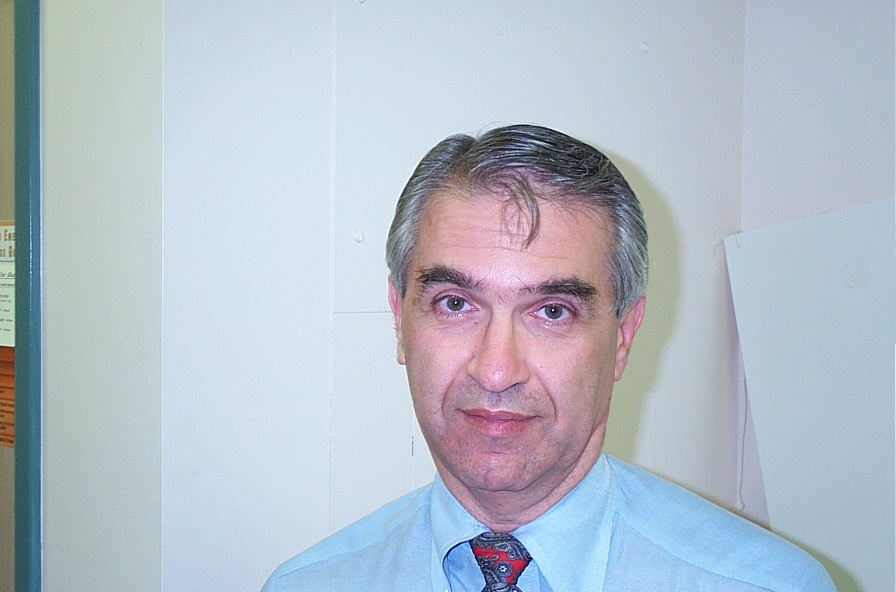
#> input picture image_0105.jpg, 896 x 592 px
$ python FaceBlurringScript.py image_0105.jpg
#> lines starting #> are read from the running program, lines starting #| are printed output that depends on the picture; after the words box and inside, x2 and y2 are one past the last pixel; in counts of white or black regions, pixels touching at a corner belong together
import cv2
import numpy as np
import sys, math
from random import randint

def expand(face):
    rows, columns, channels = face.shape
    for row in range(0,rows):
        for col in range(0,columns):
            face[row,col] = face[0,0]

def pixelface(face, bluramount):
    rows, columns, channels = face.shape
    #fill
    if (rows <= bluramount or columns <= bluramount):
        expand(face)
        return

    #divide into 4 pieces
    facepart = []
    for j in range(0,2):
        for i in range(0,2):
            #coordinates
            xstart  = int(math.floor(i * (rows/2)))
            xend    = int(math.ceil((i+1)*(rows/2)))
            ystart  = int(math.floor(j*(columns/2)))
            yend    = int(math.ceil((j+1)*(columns/2)))

            facepart.append(face[xstart:xend, ystart:yend])
            # print(len(facepart))
            # print("part " + str(i*(rows/2)) + " to " + str((i+1)*(rows/2)))
            # print("part " + str(j*(columns/2)) + " to " + str((j+1)*(columns/2)) + "\n")

    #recursive pieces
    for i in range(0,4):
        pixelface(facepart[i], bluramount)


imname=sys.argv[1]
colorim=cv2.imread(imname,1)
#> colorim is the input picture: shape (592, 896, 3); mean B, G, R 201.2, 189.8, 180.3
raw_image=cv2.imread(imname,1) #loads a random grayscale image from directory
greyscale=cv2.cvtColor(raw_image,cv2.COLOR_BGR2GRAY)
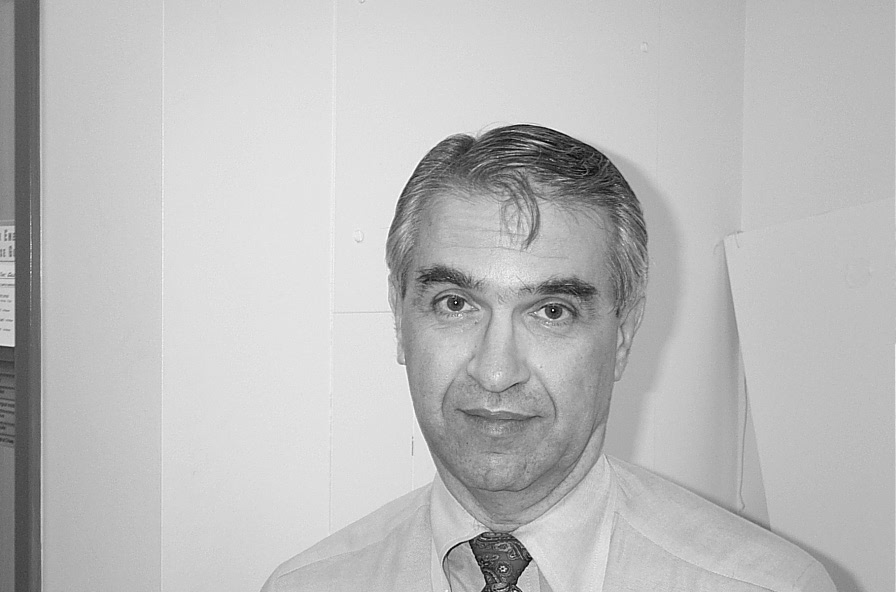
#> greyscale: shape (592, 896); min 1, max 253, mean 188.3
equalized=cv2.equalizeHist(greyscale)
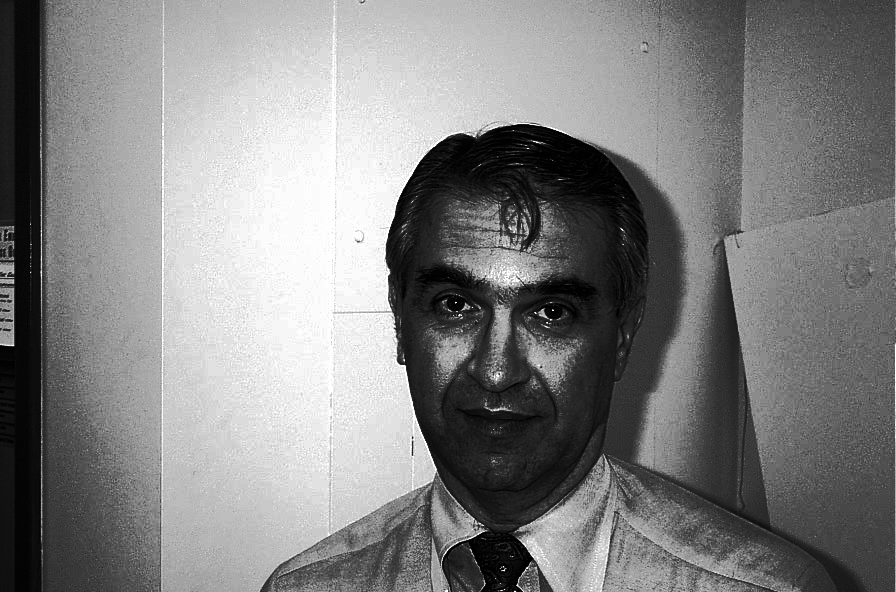
#> equalized: shape (592, 896); min 0, max 255, mean 129.3

#Haar-cascade classifier for face, pre-built in OpenCV
face_cascade=cv2.CascadeClassifier('D:\OpenCV\opencv\sources\data\haarcascades\haarcascade_frontalface_default.xml')
#face_cascade=cv2.CascadeClassifier('C:\Users\harse\Desktop\Python Projects\opencv-3.4.1\data\haarcascades\haarcascade_frontalface_default.xml')
faces=face_cascade.detectMultiScale(equalized,1.05,5,5) #outputs a list of rectangles of face bounding boxes
#> faces = [[361, 202, 282, 282]]
i=1
crop_image=[[]]
for (x,y,w,h) in faces: #faces is a list containing bounding box coordinates and dimensions
    crop_image.append(raw_image[y:y+h,x:x+w])

    #blur face
    pixelface(crop_image[i], int(0.08*(crop_image[i].shape[0])))

    i=i+1
    cv2.rectangle(raw_image,(x,y),(x+w,y+h),(255,0,0),2)
#> this loop made 1 pass
#> (x, y, w, h) on pass 1: (361, 202, 282, 282)
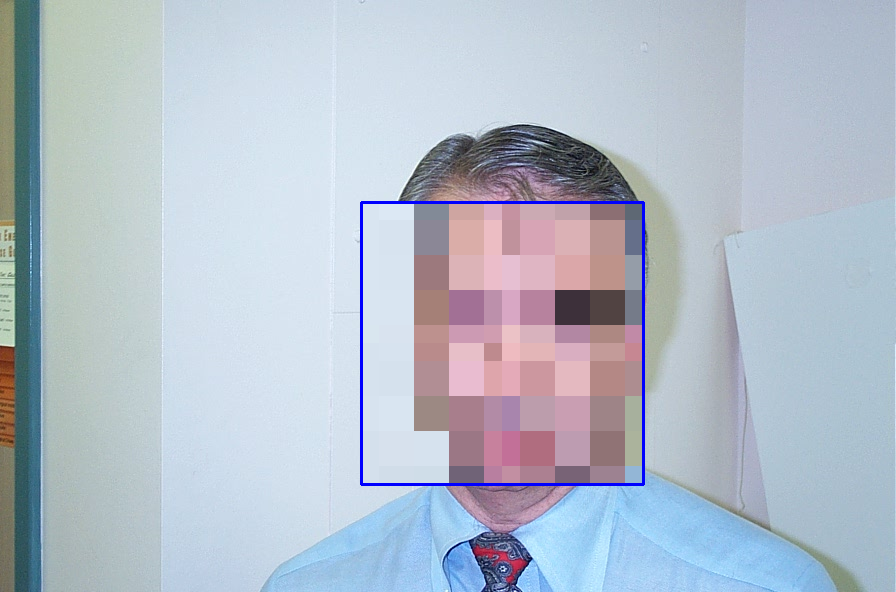
#> raw_image: shape (592, 896, 3); 15.05% of pixels changed, all inside (x1, y1, x2, y2) = (360, 201, 645, 486)


cv2.imshow('Face Detected', raw_image)
cv2.waitKey(0)
cv2.destroyAllWindows()

$ run again, on image_0305.jpg
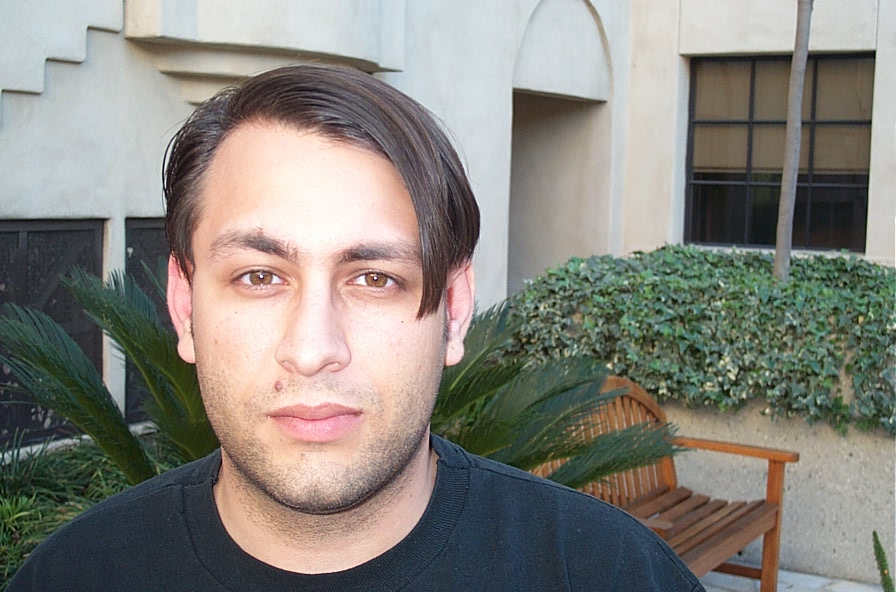
#> input picture image_0305.jpg, 896 x 592 px
#> colorim is the input picture: shape (592, 896, 3); mean B, G, R 124.8, 131.6, 134.3
#> `equalized=cv2.equalizeHist(greyscale)`:
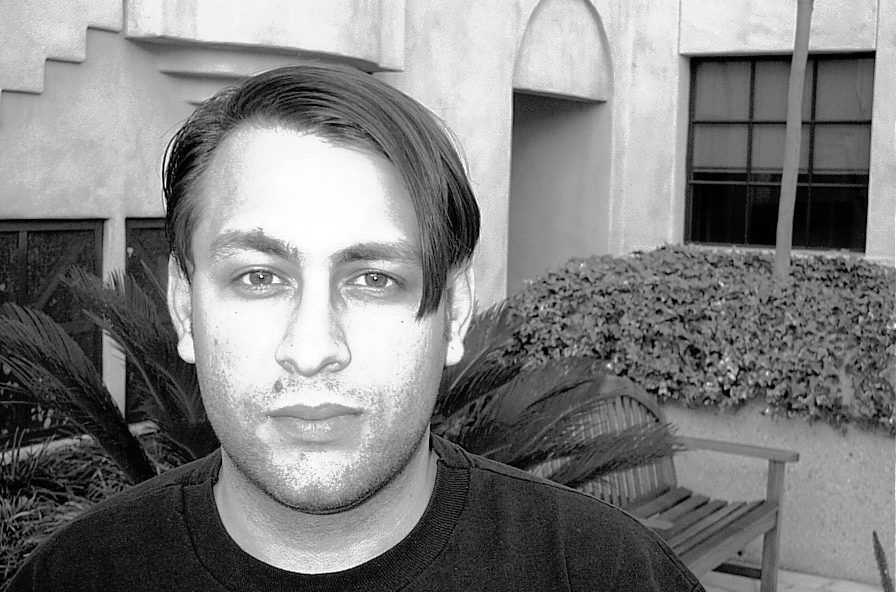
#> equalized: shape (592, 896); min 0, max 255, mean 128.3
#> faces = [[152, 153, 324, 324]]
#> the loop `for (x,y,w,h) in faces:` made 1 pass
#> (x, y, w, h) on pass 1: (152, 153, 324, 324)
#> after the loop `for (x,y,w,h) in faces:`:
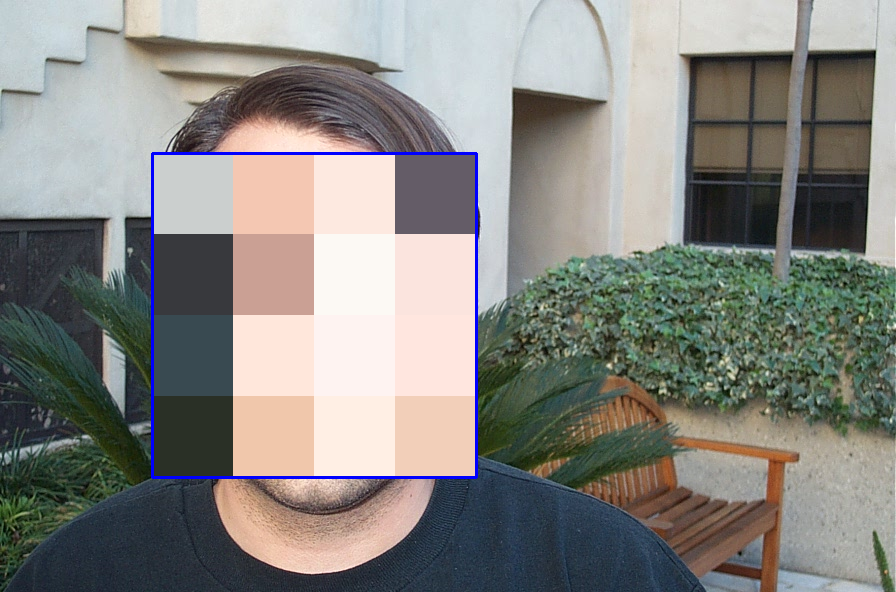
#> raw_image: shape (592, 896, 3); mean B, G, R 130.1, 134.4, 135.2

$ run again, on image_0405.jpg
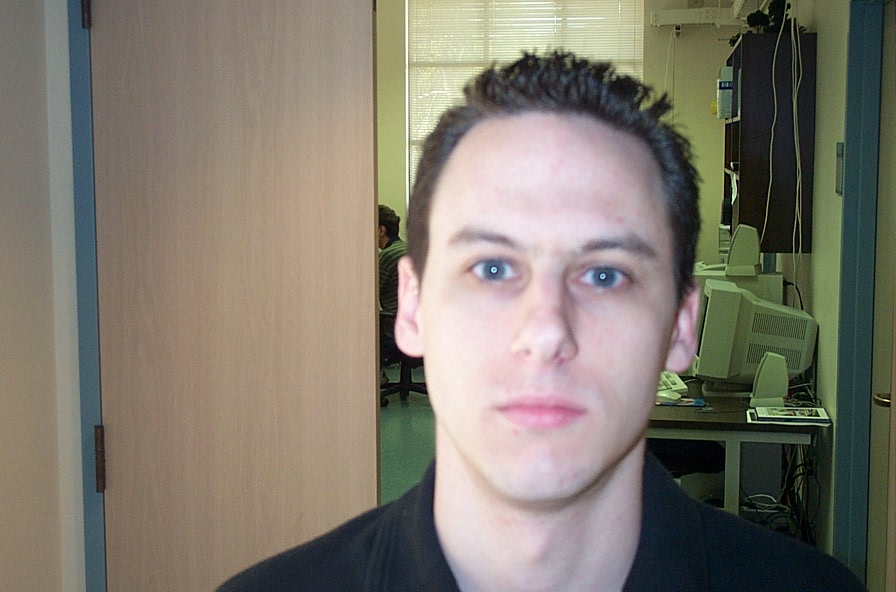
#> input picture image_0405.jpg, 896 x 592 px
#> colorim is the input picture: shape (592, 896, 3); mean B, G, R 109.9, 121.8, 127.8
#> `equalized=cv2.equalizeHist(greyscale)`:
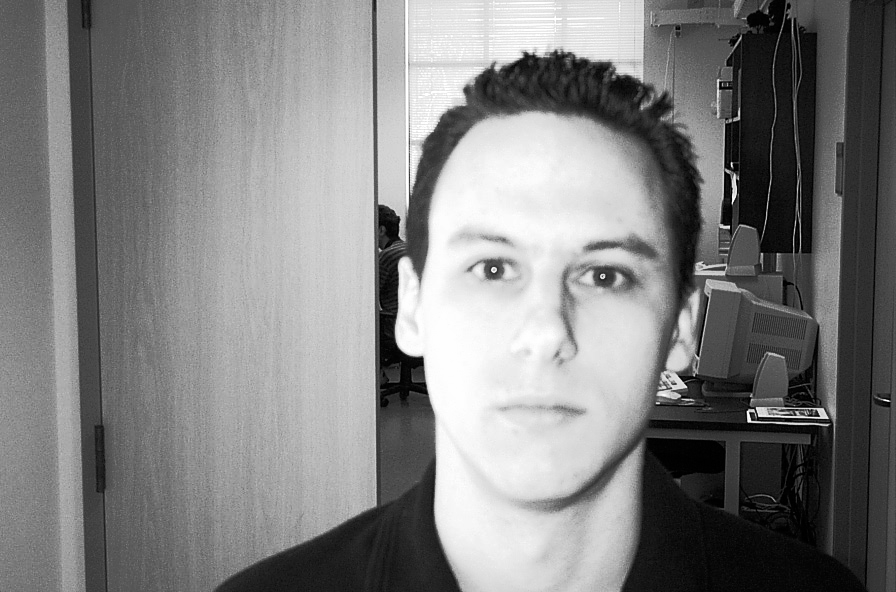
#> equalized: shape (592, 896); min 0, max 255, mean 128.2
#> faces = [[377, 144, 336, 336]]
#> the loop `for (x,y,w,h) in faces:` made 1 pass
#> (x, y, w, h) on pass 1: (377, 144, 336, 336)
#> after the loop `for (x,y,w,h) in faces:`:
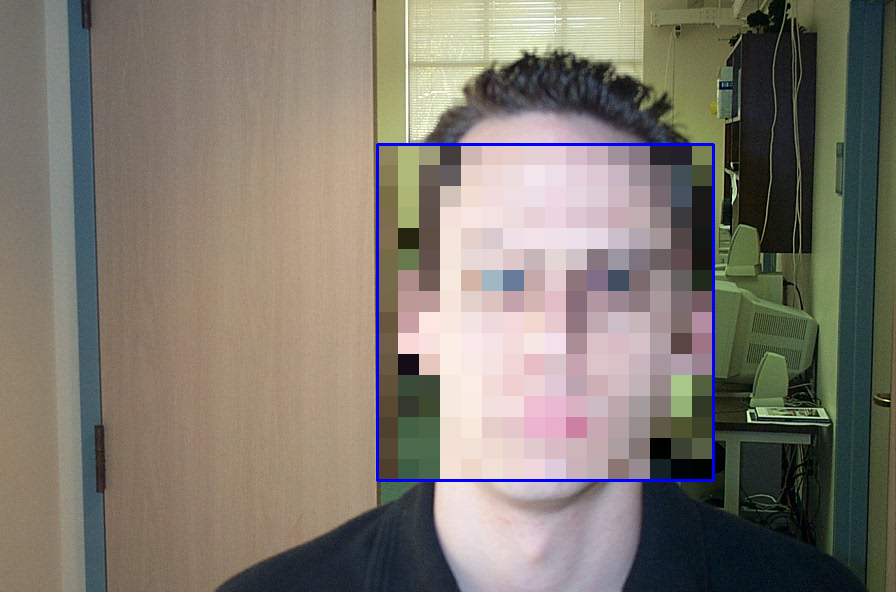
#> raw_image: shape (592, 896, 3); mean B, G, R 111.4, 121.3, 127.5
